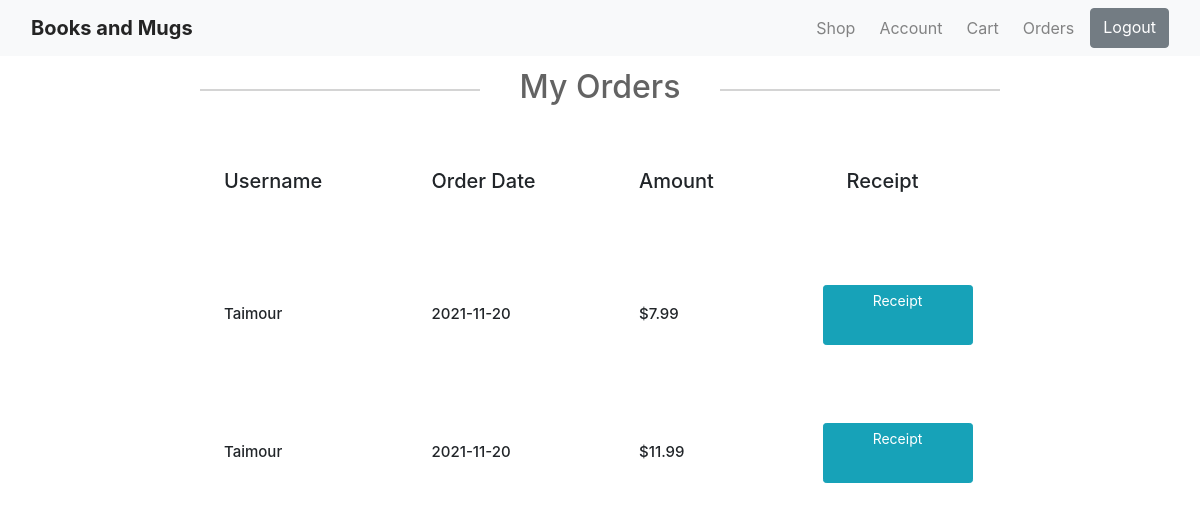
Before: /order (signed in) with the older database file.
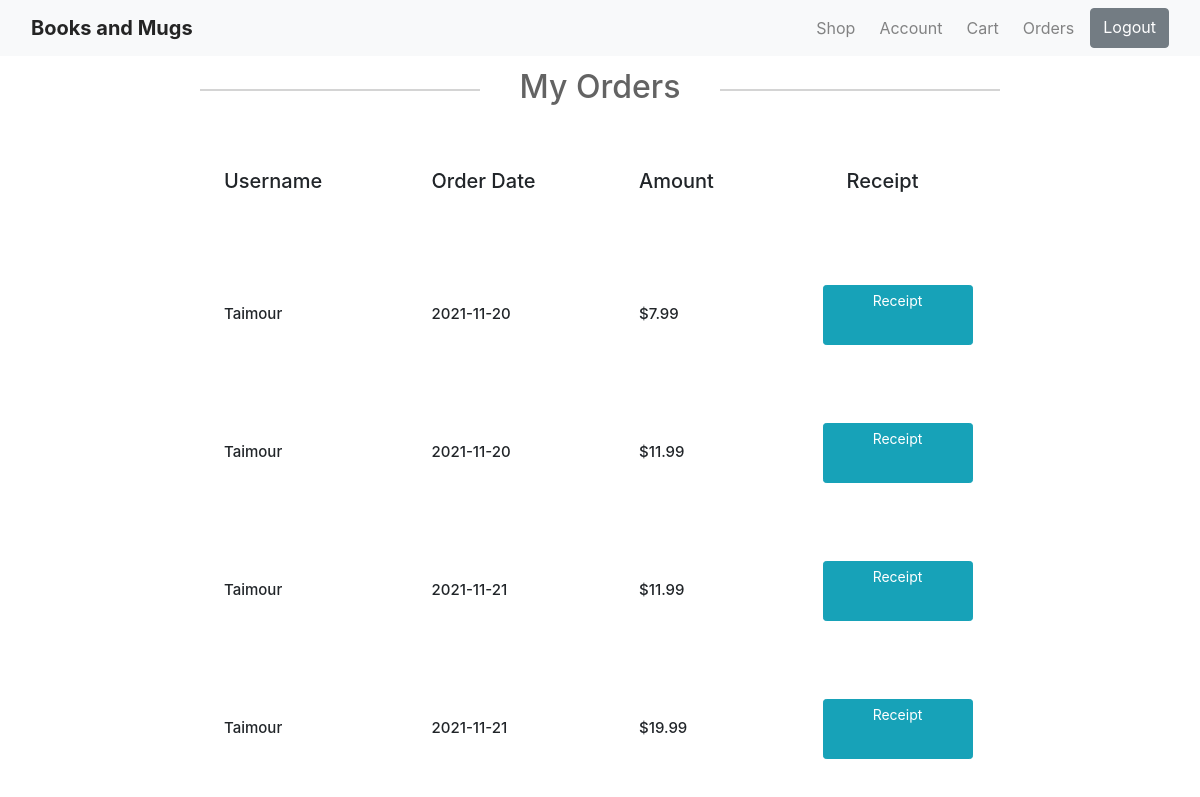
After: the same page with the newer database file.
### website/models.py (models this page shows, shortened)
class User(db.Model, UserMixin):
    id = db.Column(db.Integer, primary_key = True)
    email = db.Column(db.String(100), unique=True)
    first_name = db.Column(db.String(100))
    last_name = db.Column(db.String(100))
    address = db.Column(db.String(100))
    phone = db.Column(db.String(100))
    password = db.Column(db.String(100))
    review = db.relationship('Review')

class Order(db.Model, UserMixin):
    id = db.Column(db.Integer, primary_key=True)
    user_id = db.Column(db.Integer, db.ForeignKey('user.id'), nullable=False)
    amount = db.Column(db.Integer, nullable=False)
    order_date = db.Column(db.DateTime(timezone = True), nullable=False, default=datetime.utcnow)
    orderbook=db.relationship('OrderBook', backref='orderdetail', lazy=True)

### website/auth.py (the view)
@auth.route("/order")
def order():
    orders=Order.query.filter_by(user_id=current_user.id).all()
    return render_template('order.html', title="order",orders=orders,user=current_user)

### website/__init__.py (called while the page is built)
def create_app():
    app = Flask(__name__)
    app.config['SECRET_KEY'] = 'password'
    app.config['SQLALCHEMY_DATABASE_URI'] = f'sqlite:///{DB_NAME}'
    db.init_app(app)
    from .models import User, Review, Book
    admin = Admin(app)
    admin.add_view(ModelView(Book, db.session))
    from .views import views
    from .auth import auth
    app.register_blueprint(views,url_prefix='/')
    app.register_blueprint(auth,url_prefix='/')
    create_database(app)
    login_manager = LoginManager()
    login_manager.login_view='auth.login'
    login_manager.init_app(app)
    @login_manager.user_loader
    def load_user(id):
        return User.query.get(int(id))
    return app

### website/templates/order.html
{% extends "base.html" %}
{% block content %}
<link rel="stylesheet" href="{{ url_for('static', filename='css/order.css') }}">
	{% if not orders %}
	<div class="empty-cart">
		<h3>You don't have any orders</h3>
		<br>
		<img class="cartimg w-50 h-50" src="{{ url_for('static', filename='images/emptybox.png') }}">
	</div>
	{% else %}
		<div class="content-section">
			<h2 class="article-title"><center>My Orders</h2>
		</div>
		<div class="content-section">
			<div class="row d-flex mb-5 contact-info">
				<div class="col-md-3 d-flex">
					<div class="info bg-white p-4">
						<h4 class="book-title">Username</h4>
					</div>
				</div>
				<div class="col-md-3 d-flex">
					<div class="info bg-white p-4">
						<h4 class="book-title">Order Date</h4>
					</div>
				</div>
				<div class="col-md-3 d-flex">
					<div class="info bg-white p-4">
						<h4 class="book-title">Amount</h4>
					</div>
				</div>
				<div class="col-md-3 d-flex">
					<div class="info bg-white p-4">
						<h4 class="book-title">Receipt</h4>
					</div>
				</div>
			</div>
			{% for order in orders %}
				<div class="content-section">
					<div class="row d-flex mb-5 contact-info">
						<div class="col-md-3 d-flex">
							<div class="info bg-white p-4">
								<h4>{{ current_user.first_name }}</h4>
							</div>
						</div>
						<div class="col-md-3 d-flex">
							<div class="info bg-white p-4">
								<h4>{{ order.order_date.strftime('%Y-%m-%d') }}</h4>
							</div>
						</div>
						<div class="col-md-3 d-flex">
							<div class="info bg-white p-4">
								<h4>${{ order.amount }}</h4>
							</div>
						</div>
						<div class="col-md-3 d-flex">
							<a class="btn btn-info btn-sm mt-1 mb-1" href="{{ url_for('auth.receipt',order_id=order.id) }}" style="color: #fff;
                            background-color: #17a2b8;
                            border-color: #17a2b8;
                            width: 150px;
                            height: 60px;
                            position: absolute;
                            padding-left: 20px;
                            padding-right: 20px;">Receipt</a>
						</div>
					</div>
				</div>
		{% endfor %}
		</div>
	{% endif %}
{% endblock content %}

### website/templates/base.html (shortened to what this page needs)
<!doctype html>
<html>
<head>
  <link rel="stylesheet" href="https://maxcdn.bootstrapcdn.com/bootstrap/4.0.0/css/bootstrap.min.css">
  <link rel="stylesheet" href="{{ url_for('static', filename='css/baseStyle.css') }}">
</head>
<body>
  <nav class="navbar navbar-expand-lg navbar-light bg-light">
    <div class="container-fluid">
      <a class="navbar-brand font-weight-bold" href="/">Books and Mugs</a>
      <div class="collapse navbar-collapse justify-content-end" id="navbarTogglerDemo02">
        <div class="navbar-nav">
          <a class="{{ 'nav-link active fw-bolder' if active_page == 'menu1' else 'nav-link' }}" aria-current="page" href="/">Shop</a>
          {% if user.is_authenticated %}
          <a class="{{ 'nav-link active fw-bolder' if active_page == 'menu4' else 'nav-link' }}" href="/account"> Account</a>
          <a class="{{ 'nav-link active fw-bolder' if active_page == 'menu1' else 'nav-link' }}" href="/cart">Cart</a>
          <a class="{{ 'nav-link active fw-bolder' if active_page == 'menu5' else 'nav-link' }}" href="/order">Orders</a>
          <a class="{{ 'btn btn-secondary' }}" href="/logout">Logout</a>
          {% else %}
          <a class="{{ 'nav-link active fw-bolder' if active_page == 'menu2' else 'nav-link' }}" href="/login">Login</a>
          <a class="{{ 'nav-link active fw-bolder' if active_page == 'menu3' else 'nav-link' }}" href="/signup">Sign Up</a>
          {% endif %}
        </div>
      </div>
    </div>
  </nav>
{% block content %}
{% endblock %}
</body>
</html>

### website/static/css/baseStyle.css (style rules this page uses)
body { margin: auto; text-align: center; }
nav { opacity: 0.95; }
.nav-link { padding-right: 1em !important; }

### website/static/css/order.css (style rules this page uses)
.content-section h4 { font-size: 15px; }
.book-title { font-size: 20px !important; text-align: center !important; }
.content-section { width: 800px; margin: 0 auto; padding: 1% 0; }
.content-section h2 { color: #636363; margin: 0 0 15px; position: relative; text-align: center; }
.content-section h2:before, .content-section h2:after { content: ""; height: 2px; width: 35%; background: #d4d4d4; position: absolute; top: 55%; z-index: 2; }
.content-section h2:before { left: 0; }
.content-section h2:after { right: 0; }
.content-section a { text-align: center; margin: auto; }

Changed rows visible on the page:
added Order: {{ current_user.first_name }} "Taimour", order_date "2021-11-21", amount "11.99"
added Order: {{ current_user.first_name }} "Taimour", order_date "2021-11-21", amount "19.99"
